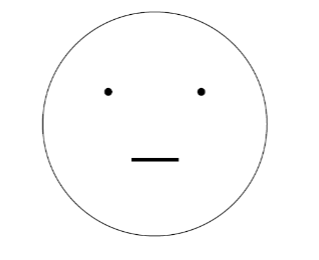
#> input picture Phys 540/a2p1.PNG, 319 x 260 px, found by its file name
$ jupyter execute --allow-errors Untitled.ipynb
#> lines starting #> are read from the running program, lines starting #| are printed output that depends on the picture; after the words box and inside, x2 and y2 are one past the last pixel; in counts of white or black regions, pixels touching at a corner belong together
[cell 1]
import numpy as np
from numpy.fft import fft, fftfreq, fftshift, ifft
import matplotlib.pyplot as plt
import scipy as sp
import sympy as smp
import imageio
from skimage.transform import radon, rescale

Fourier frequencies and corresponding x values

[cell 2]
s = np.linspace(-3, 3, 1000)
x = fftshift(fftfreq(len(s), np.diff(s)[0]))

Filter for time series and correspond MTF ($x_0=0$ so these are the same)

[cell 3]
filt = np.exp(-np.pi*x**2)
MTF =  np.exp(-np.pi*s**2)

Plot the MTF

[cell 4]
plt.plot(s,MTF)
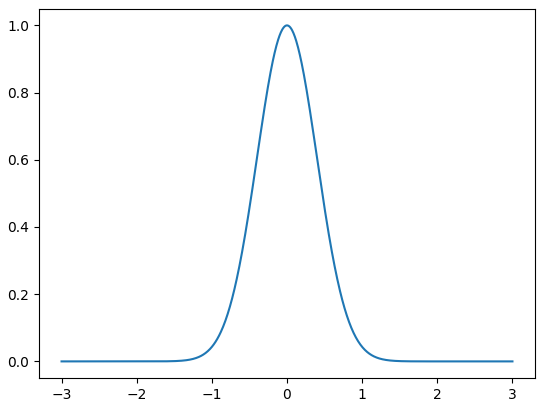
#> figure drawn by matplotlib, 1 panel; curve peaks at x = -0.003, y = 1

#> (a cell that did not finish here is left out)

[cell 6]
plt.plot(s, MTF)
#> (the rest of this cell did not finish here and is left out)

[cell 7]
def get_Metz(a):
    return MTF_i * (1-(1-np.abs(MTF)**2)**a)

[cell 8]
aa = 10**np.arange(0,5)
#> (the rest of this cell did not finish here and is left out)

#> (a cell that did not finish here is left out)

Get a function to look at

[cell 10]
f = np.sin(3*x) * (x/80)**2 + np.random.rand(len(x))*0.2
f_filt = np.convolve(f, filt*(np.diff(x)[0]), mode='same')

[cell 11]
plt.plot(x, f)
plt.plot(x, f_filt)
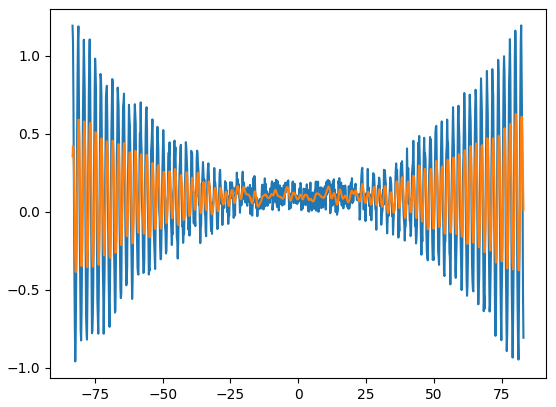
#> figure drawn by matplotlib, 1 panel; curve peaks at x = 82.25, y = 1.19; curve peaks at x = 80.25, y = 0.626

[cell 12]
F = fftshift(fft(f))
F_filt = fftshift(fft(f_filt))

[cell 13]
plt.plot(s,np.abs(F))
plt.plot(s,np.abs(F_filt))
plt.semilogy()
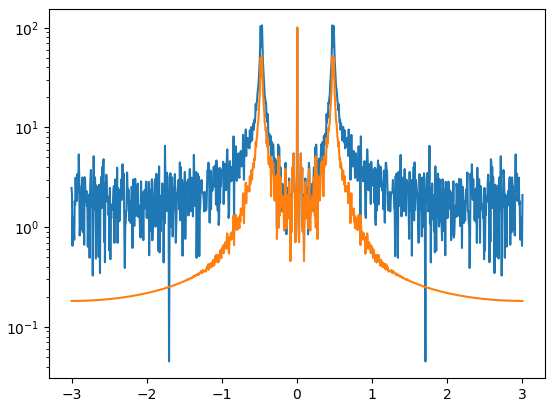
#> figure drawn by matplotlib, 1 panel; curve peaks at x = -0.465, y = 105.7; curve peaks at x = 0.003, y = 100.2

Correct the spectrum of $F$ by multiplying by the inverse MTF (in the bounded range)

#> (a cell that did not finish here is left out)

[cell 15]
plt.plot(s,np.abs(F), label='Original')
plt.plot(s,np.abs(F_filt), label='Filtered')
#> (the rest of this cell did not finish here and is left out)

#> (a cell that did not finish here is left out)

[cell 17]
plt.figure(figsize=(20,4))
#> (the rest of this cell did not finish here and is left out)

With the Metz filter

#> (a cell that did not finish here is left out)

f_corr_recon2 = ifft(fftshift(F_corr2))

[cell 19]
plt.figure(figsize=(20,4))
#> (the rest of this cell did not finish here and is left out)

# Assignment 2

[cell 20]
im = imageio.imread('a2p1.png').sum(axis=-1)
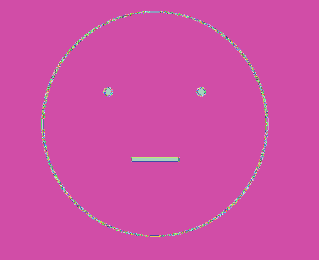
#> im: shape (260, 319) uint64; 223 distinct labels, from 255 to 1020; one colour per label, 0 black
im-=1020
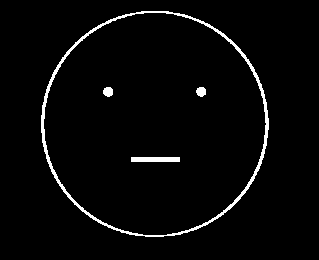
#> im: shape (260, 319) uint64; values 0 (black) and 1.84e+19 (white), 3% white; 4 white regions, box (x1, y1, x2, y2) and area: (41, 11, 269, 237) 2056, (131, 157, 180, 162) 245, (103, 87, 113, 97) 81, (196, 87, 206, 97) 79
im = np.abs(im)

[cell 21]
x = np.arange(im.shape[1])
#> x = 319 values from 0 to 318
y = np.arange(im.shape[0])
#> y = 260 values from 0 to 259
xv, yv = np.meshgrid(x,y)
center = im.shape[1]/2, im.shape[0]/2
#> center = (159.5, 130)

[cell 22]
im[(xv-center[0])**2 + (yv-center[1])**2 > 10000] = 0
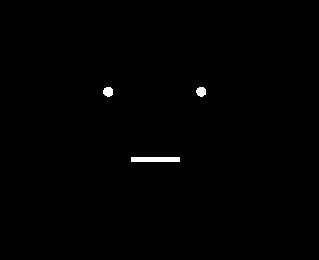
#> im: shape (260, 319) uint64; values 0 (black) and 1.84e+19 (white), 0.49% white; 3 white regions, box (x1, y1, x2, y2) and area: (131, 157, 180, 162) 245, (103, 87, 113, 97) 81, (196, 87, 206, 97) 79

[cell 23]
plt.imshow(im)

[cell 24]
im_r = radon(im)
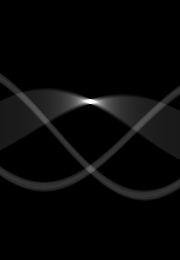
#> im_r: shape (260, 180) float64; min 0, max 49.12, mean 1.6; drawn with min black and max white
